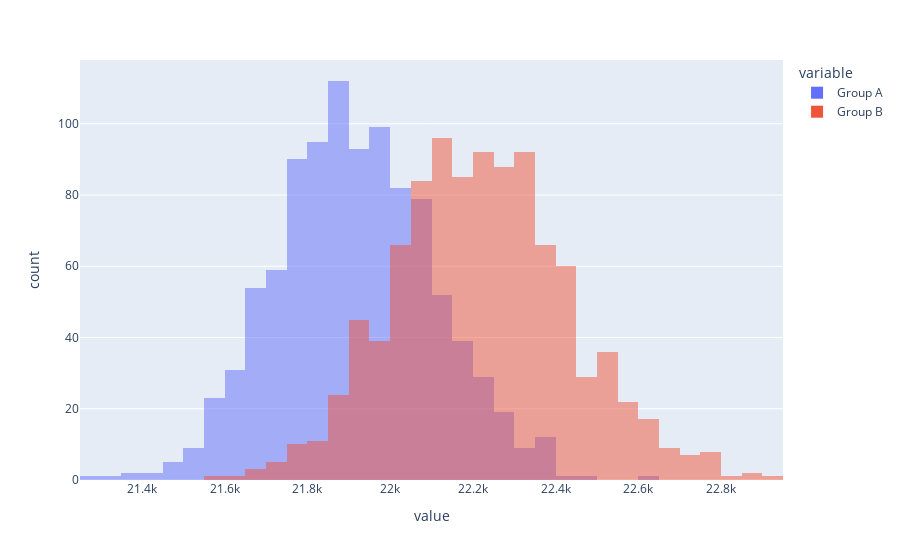

Notebook code cell kept with this figure:
### Markdown cell above
Пример распределений средних в обеих группах:

### Code cell
sample_a_mean = calc_bootstrap_mean(vec_a)
sample_b_mean = calc_bootstrap_mean(vec_b)
px.histogram({'Group A': sample_a_mean, 'Group B': sample_b_mean}, x=['Group A', 'Group B'], barmode='overlay').show()

### Figure 1 — Plotly figure (JSON) as saved in the notebook; plotly's stock layout.template omitted (floating-point values rounded to 4 significant figures; data arrays with more than 128 entries replaced by an {"elided": "..."} marker saying what was removed)
{"data": [{"alignmentgroup": "True", "bingroup": "x", "hovertemplate": "variable=Group A<br>value=%{x}<br>count=%{y}<extra></extra>", "legendgroup": "Group A", "marker": {"color": "#636efa", "opacity": 0.5, "pattern": {"shape": ""}}, "name": "Group A", "offsetgroup": "Group A", "orientation": "v", "showlegend": true, "type": "histogram", "x": {"elided": "1000 float values"}, "xaxis": "x", "yaxis": "y"}, {"alignmentgroup": "True", "bingroup": "x", "hovertemplate": "variable=Group B<br>value=%{x}<br>count=%{y}<extra></extra>", "legendgroup": "Group B", "marker": {"color": "#EF553B", "opacity": 0.5, "pattern": {"shape": ""}}, "name": "Group B", "offsetgroup": "Group B", "orientation": "v", "showlegend": true, "type": "histogram", "x": {"elided": "1000 float values"}, "xaxis": "x", "yaxis": "y"}], "layout": {"barmode": "overlay", "legend": {"title": {"text": "variable"}, "tracegroupgap": 0}, "margin": {"t": 60}, "xaxis": {"anchor": "y", "domain": [0, 1], "title": {"text": "value"}}, "yaxis": {"anchor": "x", "domain": [0, 1], "title": {"text": "count"}}}}
